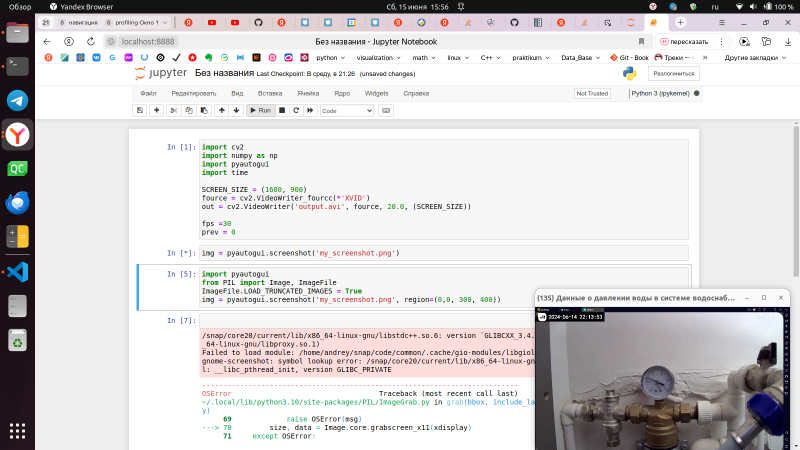
#> input picture my_screenshot.png, 1600 x 900 px (shown at 1/2 size)
$ jupyter execute --allow-errors funny_bar.ipynb   (older library calls are emulated)
#> lines starting #> are read from the running program, lines starting #| are printed output that depends on the picture; after the words box and inside, x2 and y2 are one past the last pixel; in counts of white or black regions, pixels touching at a corner belong together
[cell 1]
import cv2
import numpy as np
import pyautogui
import time
import streamlink

[cell 2]
#  Вычисление окружности
def is_inside(point, center, radius):
    """ This function returns True if point is inside/on the boundary, False otherwise """
    eqn = (point[0] - center[0]) ** 2 + (point[1] - center[1])**2 - radius**2
    return eqn <= 0

[cell 3]
def calc_dist(pt1, pt2):
    x1 = pt1[0]
    y1 = pt1[1]
    x2 = pt2[0]
    y2 = pt2[1]
    dst = ((x2 - x1)**2 + (y2-y1)**2)**0.5
    return dst

[cell 4]
img1 = cv2.imread("my_screenshot1.png", cv2.CV_8UC1)
#> (the rest of this cell did not finish here and is left out)

[cell 5]
img_path = "my_screenshot.png"
temp_path = "template.png"
img  = cv2.imread(img_path, cv2.CV_8UC1)
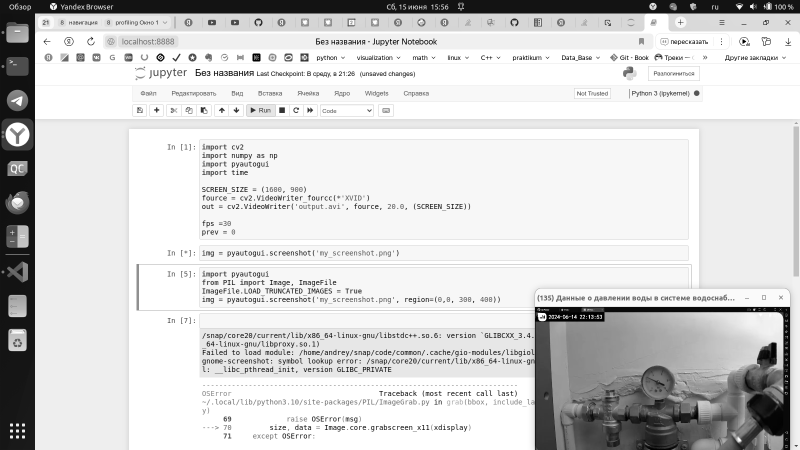
#> img: shape (900, 1600) (shown at 1/2 size); min 0, max 255, mean 212.4
temp = cv2.imread(temp_path, cv2.CV_8UC1)
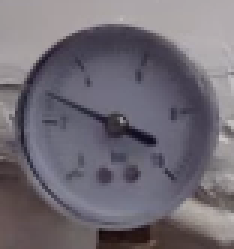
#> input picture template.png, 78 x 83 px (shown 3 times larger)
#> temp: shape (83, 78); min 10, max 200, mean 109.4
res = cv2.matchTemplate(img, temp, cv2.TM_CCOEFF_NORMED)
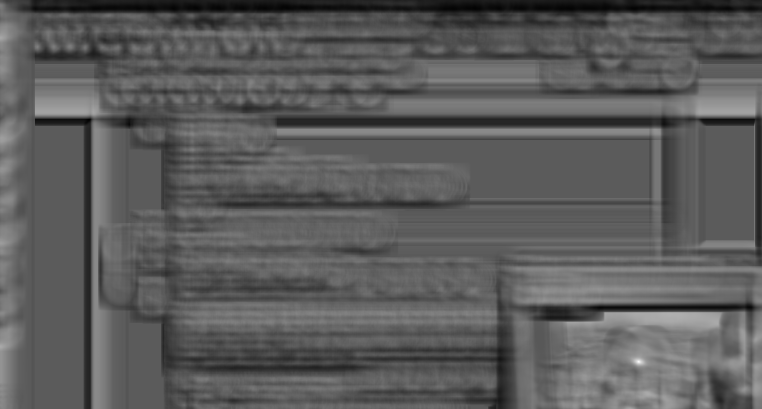
#> res: shape (818, 1523) float32 (shown at 1/2 size); min -0.56, max 1, mean 0.002; drawn with min black and max white
treshold = 0.99
loc = np.where(res >= treshold)
#> loc = ([723], [1277])
y = loc[0][0]
#> y = 723
x = loc[1][0]
#> x = 1277
w, h = np.shape(temp)
#> w = 83; h = 78
roi_rect = img[y:y+h, x:x+w]
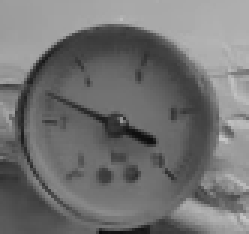
#> roi_rect: shape (78, 83) (shown 3 times larger); min 10, max 200, mean 114.7

circles = cv2.HoughCircles(roi_rect, cv2.HOUGH_GRADIENT, 1, h / 8,
                          param1=70, param2=25,
                          minRadius=25, maxRadius=35)
#> circles = [[37.5, 39.5, 32.2]]

res = np.zeros(roi_rect.shape)
if circles is not None:
    circles = np.uint16(np.around(circles))
#> circles = [[38, 40, 32]]
    for i in circles[0, :]:
        center = (i[0], i[1])
        # circle center
        #cv2.circle(res, center, 1, (0, 100, 100), 3)
        # circle outline
        radius = i[2] - 7
        cv2.circle(roi_rect, center, radius, (255, 0, 255), 1)
#> this loop made 1 pass
#> (i, radius) on pass 1: ([38, 40, 32], 25)
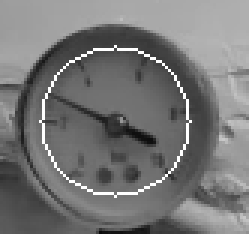
#> roi_rect: shape (78, 83) (shown 3 times larger); 2.16% of pixels changed, all inside (x1, y1, x2, y2) = (13, 15, 64, 66)

[cell 6]
filterd_image  = cv2.medianBlur(roi_rect,3)
ret, thresh = cv2.threshold(filterd_image, 75, 255, cv2.THRESH_BINARY)
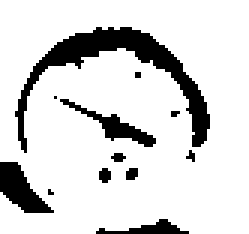
#> thresh: shape (78, 83) (shown 3 times larger); 84.6% white; 12 black regions (8 under 20 px)
contours, hierarchy = cv2.findContours(thresh, cv2.RETR_TREE, cv2.CHAIN_APPROX_SIMPLE)
#> contours = 11 contours, 6 with area under 20; largest, box (x1, y1, x2, y2) and area: (0, 0, 83, 78) 6070, (4, 8, 71, 52) 688, (19, 32, 53, 50) 158, (32, 55, 38, 62) 22, (41, 55, 47, 61) 20
img_contours = np.zeros(filterd_image.shape)
contours_sorted = sorted(contours, key=len, reverse=True)
#> contours_sorted has the same summary as contours
max_dist = 0
max_pt = (0, 0)
for pt in contours_sorted[1]:
    if(calc_dist(pt[0], center) > max_dist):
        max_pt = pt[0]
        max_dist = calc_dist(pt[0], center)
#> this loop made 57 passes
#> max_dist on pass 1: 20.25
#> after the loop, max_dist = 20.25
cv2.circle(img_contours, center, radius, (150, 150, 150), 1)
#> img_contours: shape (78, 83) float64; values 0 (black) and 150 (white), 2.2% white in thin lines or dots, all inside (x1, y1, x2, y2) = (13, 15, 64, 66)
cv2.circle(img_contours, center, 2, (200, 200, 200), -1);
#> img_contours: shape (78, 83) float64; min 0, max 200, mean 3.6
cv2.circle(img_contours, max_pt, 2, (200, 200, 200), -1);
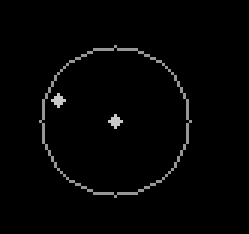
#> img_contours: shape (78, 83) float64 (shown 3 times larger); min 0, max 200, mean 4

[cell 7]
max_pt
#> Out = [19, 33]

[cell 8]
cv2.namedWindow("roi", cv2.WINDOW_NORMAL)
cv2.imshow("roi", img_contours)
cv2.waitKey()
cv2.destroyAllWindows()

[cell 9]
for y in range(h):
    for x in range(w):
        if is_inside((x, y),center, radius):
            continue
        else:
            roi_rect[y][x] = 0
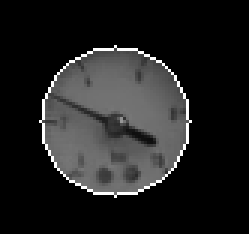
#> roi_rect: shape (78, 83) (shown 3 times larger); min 0, max 255, mean 32.2

[cell 10]
print("w=", w, "h=", h, "size=", np.shape(roi_rect))
#| w= 83 h= 78 size= (78, 83)

[cell 11]
filterd_image  = cv2.medianBlur(roi_rect,3)
ret, thresh = cv2.threshold(filterd_image, 75, 255, cv2.THRESH_BINARY)
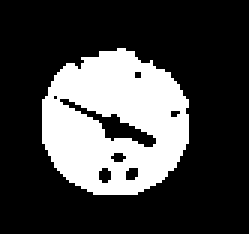
#> thresh: shape (78, 83) (shown 3 times larger); 26.4% white; 1 white region, box (x1, y1, x2, y2) and area: (14, 16, 63, 65) 1710

[cell 12]
contours, hierarchy = cv2.findContours(thresh, cv2.RETR_TREE, cv2.CHAIN_APPROX_SIMPLE)
img_contours = np.zeros(filterd_image.shape)

# draw the contours on the empty image

[cell 13]
contours_sorted = sorted(contours, key=len, reverse=True)

[cell 14]
cv2.drawContours(img_contours, contours_sorted[1], -1, (255,255,255), 1)
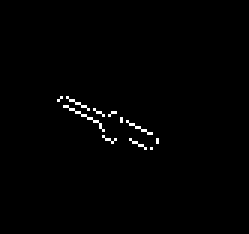
#> img_contours: shape (78, 83) float64 (shown 3 times larger); 0.88% white in thin lines or dots, all inside (x1, y1, x2, y2) = (19, 32, 53, 50)

cv2.imshow('contours', img_contours) # выводим итоговое изображение в окно

cv2.waitKey()
cv2.destroyAllWindows()

[cell 15]
cv2.imshow('thresh', thresh) # выводим итоговое изображение в окно

cv2.waitKey()
cv2.destroyAllWindows()

[cell 16]
cv2.imshow("res", roi_rect)
cv2.waitKey(0)
cv2.destroyAllWindows()

[cell 17]
cv2.imshow("res", res)
cv2.waitKey(0)
cv2.destroyAllWindows()
